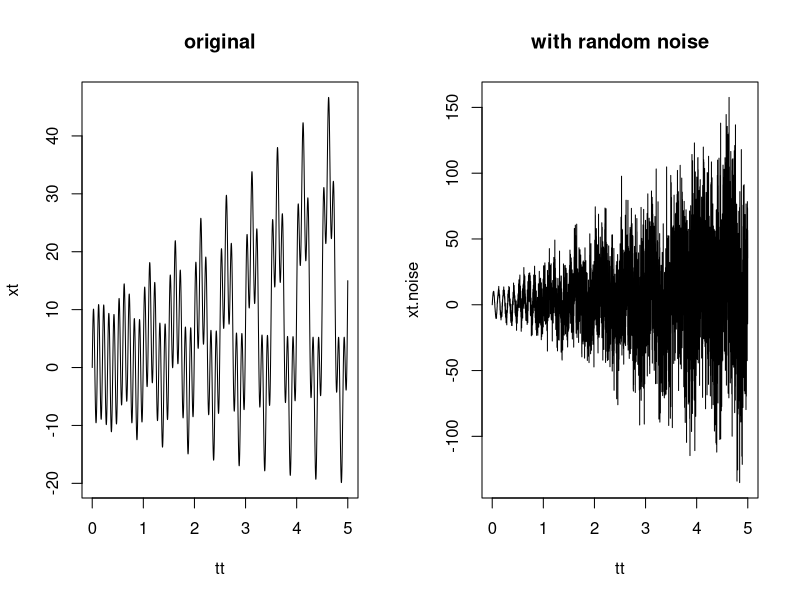
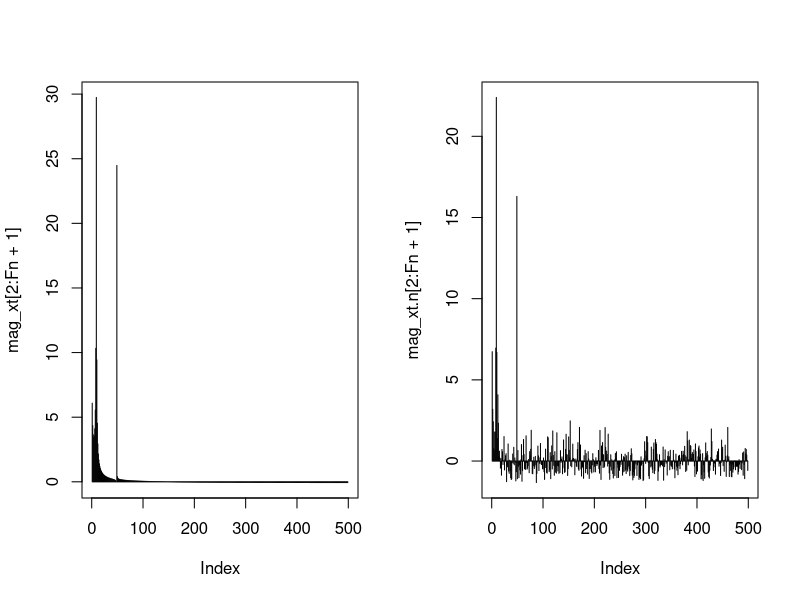

Write the R code that produced these figures, in order.
# Title: Error detection in signal using FFT
# Review: 2020-01-15T1537 AU

rm(list=ls())

t0 <- 0
t1 <- 5
N <- 1000
tt <- seq(t0, t1, 1/N)
Fs <- 1/(tt[2] - tt[1])
Fn <- Fs / 2
xt <- 10 * sin(2*pi*10*tt) + 5*tt*sin(2*pi*2*tt) + 2*tt + 0.2*tt*tt
noise <- 2 * rnorm((t1-t0)*N+1) / 0.2 * tt
xt.noise <- xt + noise

par(mfrow=c(1,2))
plot(x = tt, y = xt, type='l', main='original')
plot(x = tt, y = xt.noise, type='l', main='with random noise')

fft_xt <- fft(xt)
fft_xt.n <- fft(xt.noise)

mag_xt <- abs(fft_xt)
mag_xt.n <- abs(fft_xt.n)

mag_xt <- as.numeric(scale(mag_xt))
mag_xt.n <- as.numeric(scale(mag_xt.n))

plot(mag_xt[2:Fn+1], type='h')
plot(mag_xt.n[2:Fn+1], type='h')

low_fft_xt <- which(mag_xt < 0.2)
low_fft_xt.n <- which(mag_xt.n < 0.2)

l1 <- length(low_fft_xt)
l2 <- length(low_fft_xt.n)
which.max(x = c(l1, l2))

# pg_xt <- TSA::periodogram(xt)
# pg_xt.n <- TSA::periodogram(xt.noise)
